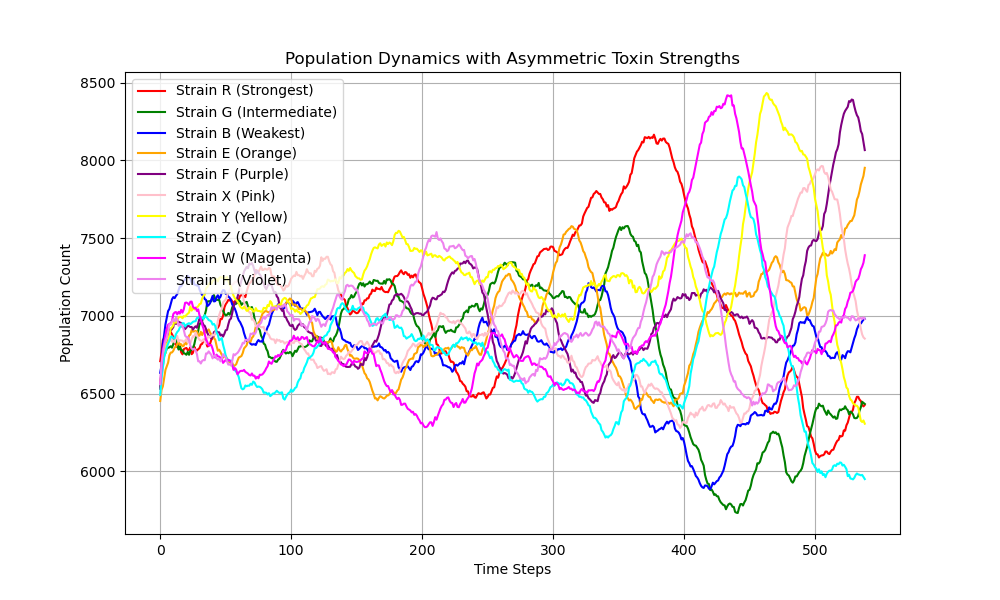

Generate this figure with Python:
import numpy as np
import pygame
import random
import sys
import math
from matplotlib import pyplot as plt

# Simulation parameters
DIAMETER = 300            # Diameter of the circular agar plate
CELL_SIZE = 2              # Pixels per cell
SPECIES = 10                # Number of species (rock, paper, scissors)
EMPTY = 0                  # Value for empty space

# Toxin parameters from the paper
# Strain R (Red) is strongest, G (Green) intermediate, B (Blue) weakest
TOXIN_STRENGTH = {
    1: 1.0,  # Strain R (Red)
    2: 1.0,  # Strain G (Green)
    3: 1.0,   # Strain B (Blue)
    4: 1.0,  # Strain E (Orange)
    5: 1.0,  # Strain F (Purple)
    6: 1.0,  # Strain X (Pink)
    7: 1.0,  # Strain Y (Yellow)
    8: 1.0,  # Strain Z (Cyan)
    9: 1.0,  # Strain W (Magenta)
    10: 1.0  # Strain H (Violet)
}

# Base interaction rates
BASE_REPRODUCTION_RATE = 0.3
BASE_DEATH_RATE = 0.005
BASE_DOMINATION_RATE = 0.8  # Base rate at which one species dominates another

# Colors matching the paper
COLORS = [
    (255, 255, 255),       # Empty - white (agar)
    (255, 0, 0),           # Species 1 - red (Strain R)
    (0, 255, 0),           # Species 2 - green (Strain G)
    (0, 0, 255),            # Species 3 - blue (Strain B)
    (255, 165, 0),         # Species 4 - orange (Strain E)
    (128, 0, 128),          # Species 5 - purple (Strain F)
    (255, 192, 203),       # Species 6 - pink (Strain X)
    (255, 255, 0),         # Species 7 - yellow (Strain Y)
    (0, 255, 255),         # Species 8 - cyan (Strain Z)
    (255, 0, 255),         # Species 9 - magenta (Strain A)
    (128, 0, 0)            # Species 10 - violet (Strain B)
]

class BacterialToxinSimulation:
    def __init__(self, init_mode='grid', spacing=10):
        radius = DIAMETER // 2
        self.radius = radius
        self.center = (radius, radius)
        self.grid = np.zeros((DIAMETER, DIAMETER), dtype=int)
        self.next_grid = np.zeros_like(self.grid)
        self.population_history = []

        if init_mode == 'grid':
            self.initialize_grid_pattern(spacing)
        elif init_mode == 'vortex':
            self.initialize_vortex_pattern()
        elif init_mode == 'concentric':
            self.initialize_concentric_rings()
        elif init_mode == 'noise':
            self.initialize_noise_pattern()
        else:
            self.initialize_random()

        # Initialize Pygame
        pygame.init()
        self.screen = pygame.display.set_mode((DIAMETER * CELL_SIZE, DIAMETER * CELL_SIZE))
        pygame.display.set_caption("Bacterial Toxin-Mediated RPS Simulation")
        self.clock = pygame.time.Clock()

    def initialize_random(self):
        for i in range(DIAMETER):
            for j in range(DIAMETER):
                if self.is_in_circle(i, j):
                    rand_val = random.random()
                    threshold = 1.0 / (SPECIES + 1)  # +1 to leave space for EMPTY
                    assigned = False
                    for s in range(1, SPECIES + 1):
                        if rand_val < s * threshold:
                            self.grid[i, j] = s
                            assigned = True
                            break
                    if not assigned:
                        self.grid[i, j] = EMPTY
                else:
                    self.grid[i, j] = -1  # Outside agar

    def initialize_grid_pattern(self, spacing):
        strain = 1
        for i in range(0, DIAMETER, spacing):
            for j in range(0, DIAMETER, spacing):
                if self.is_in_circle(i, j):
                    self.grid[i, j] = strain
                    strain = strain % SPECIES + 1  # Cycle through 1→2→3→1...
                else:
                    self.grid[i, j] = -1

    def initialize_vortex_pattern(self, density=0.05):
        total_species = SPECIES
        angle_per_species = 2 * math.pi / total_species
        
        for i in range(DIAMETER):
            for j in range(DIAMETER):
                if not self.is_in_circle(i, j):
                    self.grid[i, j] = -1
                    continue

                dx = i - self.center[0]
                dy = j - self.center[1]
                angle = math.atan2(dy, dx)
                if angle < 0:
                    angle += 2 * math.pi

                species_index = int(angle // angle_per_species) + 1  # Species are 1-indexed
                if random.random() < density:
                    self.grid[i, j] = species_index
                else:
                    self.grid[i, j] = EMPTY

    def initialize_concentric_rings(self):
        for i in range(DIAMETER):
            for j in range(DIAMETER):
                if self.is_in_circle(i, j):
                    dx = i - self.center[0]
                    dy = j - self.center[1]
                    dist = math.hypot(dx, dy)
                    ring = int(dist / (self.radius / SPECIES))
                    self.grid[i, j] = (ring % SPECIES) + 1
                else:
                    self.grid[i, j] = -1

    def initialize_noise_pattern(self):
        for i in range(DIAMETER):
            for j in range(DIAMETER):
                if self.is_in_circle(i, j):
                    noise_val = (math.sin(i * 0.1) + math.cos(j * 0.1)) * 0.5
                    species = int((noise_val + 1) / 2 * SPECIES)
                    self.grid[i, j] = (species % SPECIES) + 1
                else:
                    self.grid[i, j] = -1
        
    def is_in_circle(self, x, y):
        # Check if coordinates are within the circular agar plate
        dx = x - self.center[0]
        dy = y - self.center[1]
        return dx*dx + dy*dy <= self.radius*self.radius
    
    def get_interaction_rate(self, attacker, defender):
        """Calculate the interaction rate based on toxin strengths"""
        # From the paper: R kills G, G kills B, B kills R
        interaction_map = {
            (1, 2): TOXIN_STRENGTH[1],  # R kills G
            (2, 3): TOXIN_STRENGTH[2],  # G kills B
            (3, 4): TOXIN_STRENGTH[3],  # B kills R
            (4, 5): TOXIN_STRENGTH[4],  # E kills F
            (5, 6): TOXIN_STRENGTH[5],  # F kills X
            (6, 7): TOXIN_STRENGTH[6],  # X kills Y
            (7, 8): TOXIN_STRENGTH[7],  # Y kills Z
            (8, 9): TOXIN_STRENGTH[8],  # Z kills W
            (9, 10): TOXIN_STRENGTH[9],  # W kills H
            (10, 1): TOXIN_STRENGTH[10],  # H kills R
        }

        # Normalize the interaction rates relative to the weakest toxin
        base_rate = interaction_map.get((attacker, defender), 0)
        return BASE_DOMINATION_RATE * (base_rate / TOXIN_STRENGTH[3])
    
    def update(self):
        self.next_grid = np.copy(self.grid)
        
        for i in range(DIAMETER):
            for j in range(DIAMETER):
                if not self.is_in_circle(i, j):
                    continue
                
                current = self.grid[i, j]
                
                # Death process
                if current != EMPTY and random.random() < BASE_DEATH_RATE:
                    self.next_grid[i, j] = EMPTY
                    continue
                
                # Reproduction and competition
                if current != EMPTY:
                    # Find a random neighbor
                    ni, nj = self.get_random_neighbor(i, j)
                    if not self.is_in_circle(ni, nj):
                        continue
                    
                    neighbor = self.grid[ni, nj]
                    
                    # Reproduction to empty space
                    if neighbor == EMPTY and random.random() < BASE_REPRODUCTION_RATE:
                        self.next_grid[ni, nj] = current
                    
                    # Toxin-mediated dominance interactions
                    elif neighbor != EMPTY and neighbor != current:
                        # Get the appropriate interaction rate based on toxin strengths
                        domination_rate = self.get_interaction_rate(current, neighbor)
                        
                        if random.random() < domination_rate:
                            self.next_grid[ni, nj] = current
        
        self.grid = self.next_grid
        
        # Record population counts
        counts = [np.sum(self.grid == i) for i in range(SPECIES + 1)]
        self.population_history.append(counts[1:])  # Exclude empty count
        
    def get_random_neighbor(self, i, j):
        # Get random neighbor (no periodic boundaries)
        directions = [(-1, 0), (1, 0), (0, -1), (0, 1)]
        di, dj = random.choice(directions)
        ni, nj = i + di, j + dj
        
        # Ensure we stay within grid bounds
        ni = max(0, min(DIAMETER - 1, ni))
        nj = max(0, min(DIAMETER - 1, nj))
        
        return ni, nj
    
    def draw(self):
        # Draw agar plate (white circle)
        pygame.draw.circle(self.screen, (255, 255, 255), 
                          (self.center[0] * CELL_SIZE, self.center[1] * CELL_SIZE), 
                          self.radius * CELL_SIZE)
        
        # Draw bacteria
        for i in range(DIAMETER):
            for j in range(DIAMETER):
                if not self.is_in_circle(i, j):
                    continue
                
                species = self.grid[i, j]
                if species != EMPTY:
                    pygame.draw.rect(self.screen, COLORS[species], 
                                   (i * CELL_SIZE, j * CELL_SIZE, CELL_SIZE, CELL_SIZE))
        
        pygame.display.flip()
    
    def run(self, generations):
        running = True
        for _ in range(generations):
            for event in pygame.event.get():
                if event.type == pygame.QUIT:
                    running = False
                    break
            
            if not running:
                break
                
            self.update()
            self.draw()
            self.clock.tick(60)
            if _ % 100 == 0:
                print(f"Generation {_ + 1}/{generations} completed")
        
        pygame.quit()
        self.plot_population_history()
    
    def plot_population_history(self):
        history = np.array(self.population_history)
        plt.figure(figsize=(10, 6))
        plt.plot(history[:, 0], 'r-', label='Strain R (Strongest)')
        plt.plot(history[:, 1], 'g-', label='Strain G (Intermediate)')
        plt.plot(history[:, 2], 'b-', label='Strain B (Weakest)')
        plt.plot(history[:, 3], 'orange', label='Strain E (Orange)')
        plt.plot(history[:, 4], 'purple', label='Strain F (Purple)')
        plt.plot(history[:, 5], 'pink', label='Strain X (Pink)')
        plt.plot(history[:, 6], 'yellow', label='Strain Y (Yellow)')
        plt.plot(history[:, 7], 'cyan', label='Strain Z (Cyan)')
        plt.plot(history[:, 8], 'magenta', label='Strain W (Magenta)')
        plt.plot(history[:, 9], 'violet', label='Strain H (Violet)')
        plt.title('Population Dynamics with Asymmetric Toxin Strengths')
        plt.xlabel('Time Steps')
        plt.ylabel('Population Count')
        plt.legend()
        plt.grid(True)
        plt.savefig("bacteria_same.png")
        plt.close()
        print("Population history saved to bacteria_same.png")



if __name__ == "__main__":
    print("Starting simulation with toxin-mediated interactions")
    print("Toxin strength ratios (from paper):")
    print(f"Strain R (Red): {TOXIN_STRENGTH[1]} (strongest)")
    print(f"Strain G (Green): {TOXIN_STRENGTH[2]} (intermediate)")
    print(f"Strain B (Blue): {TOXIN_STRENGTH[3]} (weakest, reference)")

    # Change 'init_mode' to 'random' or 'grid'
    sim = BacterialToxinSimulation(init_mode='')
    sim.run(5000)


